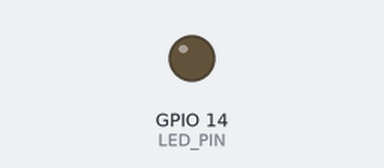
Recording of a sketch running on a simulated ESP8266 (NodeMCU). Parts: output pins drawn as LEDs (lit = HIGH). WiFi joins after 1.5 s; servers stay silent unless stated; web services answer with replies made up by the test bench; what the sketch prints to the serial monitor is not drawn. At 3.7 s the program restarts the board; the recording ends there.

Above: at 0.1 s.
At 1.8 s:
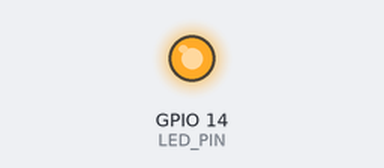
Timing chart, 0 to 3.7 s (numbered marks = the images above):
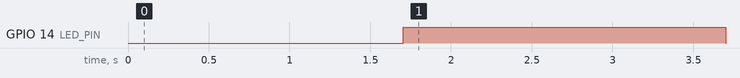

The sketch:

ifttt-button.ino
```cpp
/**
 * BasicHTTPClient.ino
 *
 *  Created on: 5.7.2016 by Sajin George
 *
 */
#include <Arduino.h>

#include <ESP8266WiFi.h>
#include <ESP8266HTTPClient.h>

#define USE_SERIAL Serial
const int LED_PIN = 14; // this is the LED pin

#define IFTTT_URL "http://maker.ifttt.com/trigger/button_pressed/with/key/xxxxxxxxxxxxxxxxxxxxxx"

void setupWifi(void);

bool postToIfttt(void);

void setup() {

    USE_SERIAL.begin(115200);
   // USE_SERIAL.setDebugOutput(true);

    // setup the led pin and turn it off
    pinMode(LED_PIN, OUTPUT);
    digitalWrite(LED_PIN, LOW);

    USE_SERIAL.println();
    USE_SERIAL.println();
    USE_SERIAL.println();
    setupWifi();
}

void loop() {
    if(WiFi.status() == WL_CONNECTED)
    {
      if (postToIfttt())
      {
        digitalWrite(LED_PIN, HIGH);
      }
    }

    delay(2000); // wait for 10 seconds for the next event
    digitalWrite(LED_PIN, LOW); // turn off the LED
    WiFi.forceSleepBegin();
    WiFi.disconnect();
    while(1)
    {
      __asm__("nop");
    }
}


bool postToIfttt()
{
        HTTPClient http;

        uint httpCode;

        http.begin(IFTTT_URL);
        http.addHeader("Content-Type", "application/json");
        httpCode = http.POST(""); // to add more data

        http.end();

        if (httpCode == 200)
        {
          Serial.println("happy");
          return true;
        }
        else
        {
          Serial.print(httpCode); //print error code to terminal
          return false;
        }

}


void setupWifi()
{
      WiFi.begin("xxxxxxxxxxxxxx", "xxxxxxxxxxxxxxx");

    while (WiFi.status() != WL_CONNECTED) {
      delay(500);
      Serial.print(".");
    }

    Serial.println("");
    Serial.println("WiFi connected");
    Serial.println("IP address: ");
    Serial.println(WiFi.localIP());
}
```

Measured:
- by itself, GPIO 14 (LED_PIN): LOW → HIGH at 1.7 s, → LOW 2.0 s later
